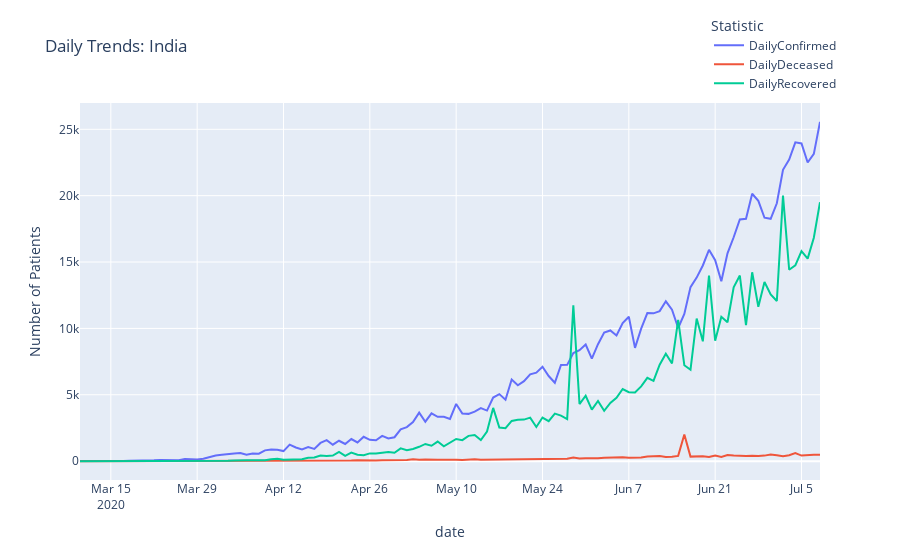

The cell this chart's notebook holds for it:
### Markdown cell above
## India - Current Statistics

### Code cell
#india_data = make_dataframe()
india_data = data_to_df('covid', fetch_new=False)
india_data.date = pd.to_datetime(india_data.date)
india_data.set_index('date', inplace=True)
india_data = india_data.astype('float')

pd.options.plotting.backend = "plotly"
fig = india_data[['DailyConfirmed', 'DailyDeceased',
                  'DailyRecovered']].iloc[40:].plot(title=' Daily Trends: India')
fig.update_layout(yaxis=dict(title='Number of Patients'),
                  legend_title_text='Statistic', legend=dict(x=.85, y=1.24))
